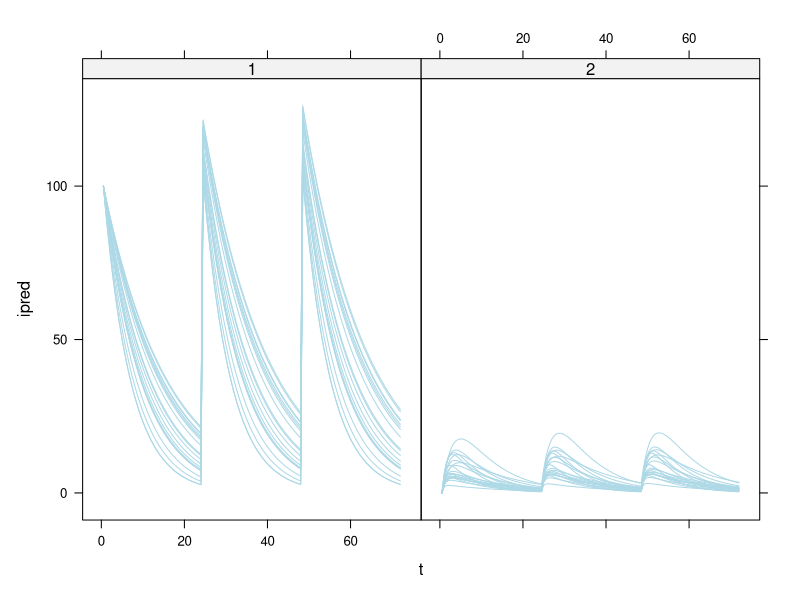

Reproduce this figure in R.
### Pirana-generated deSolve code
library (deSolve)
library (MASS)
library (lattice)

### Dose and time Settings
A_init     <- rep(0, 2)  # Initial state of ODE system
n_doses    <- 3
dose_cmt   <- 1
ii         <- 24
dose_times <- seq (from = 0, by=ii, to=n_doses*ii)
dose_amts  <- c(rep (100, n_doses), 0)
times      <- seq(from=0, to=ii*n_doses, by=.5)  # Integration window and stepsize
obs_c      <- c(1:2)  # Observation compartments
n_ind      <- 20
n_par      <- 10

### Parameters
theta <- c(0.1, 0.1, 0.1, 0.1, 1)
mat <- c((0.1),
         0, (0.1),
         0, 0, (0.1))
trans.lower <- function(x,y) { ifelse(y<x, x*(x-1)/2 + y, y*(y-1)/2 + x) }
full.mat <- function(p) { outer(1:p,1:p, trans.lower) }
omega <- matrix (mat[full.mat(3)], nrow=3, byrow=T)
etas   <- mvrnorm(n = n_ind, mu=rep(0, 3), Sigma=omega )

draw_params <- function (eta) {
  p <- list()  # Parameter list 
  p$CL <- theta[1]*exp(eta[1]) 
  p$V  <- theta[2]*exp(eta[2]) 
  p$KA <- theta[3]*exp(eta[3]) 
  p$S1 <- p$V 
  return(p)
}

### ODE system
des <- function (t, A, p) {  # ODE system 
  p$K20 <- p$CL/p$V
  dAdt_1 <- -p$KA*A[1] 
  dAdt_2 <- -p$K20*A[2]  +p$KA*A[1]
  return ( list ( c (  dAdt_1, dAdt_2 ) ) )
}

### Perform numerical integration, collect data
num_int_wrapper<- function (i, times, A_init, des, p_ind) {
    des_out <- lsoda(A_init, times, des, p_ind)
    dat_ind <- c()
    for (j in 1:length(obs_c)) {
        dat_ind <- rbind (dat_ind, cbind(i, t=des_out[,1], comp=obs_c[j], ipred=des_out[,(obs_c[j]+1)]))
    }
    return(data.frame(dat_ind))
}

comb_dat <- c()
for (i in 1:n_ind) {
    p_ind   <- draw_params (eta = etas[i,])
    for (k in 1:(length(dose_times)-1)) {
        if (k > 1) {
            A_upd <- dat_ind[dat_ind$t==tail(time_window,1),]$ipred
        } else {
            A_upd <- A_init
        }
        A_upd[dose_cmt] <- A_upd[dose_cmt] + dose_amts[k]
        time_window <- times[(times > dose_times[k]) & (times <= dose_times[k+1])]
        dat_ind <- num_int_wrapper (i, time_window, A_upd, des, p_ind)
        comb_dat <- rbind (comb_dat, dat_ind)
    }
}

### Plot
xyplot ( ipred~t|as.factor(comp), group=i, data=data.frame(comb_dat),
         type='l', col='lightblue' )
